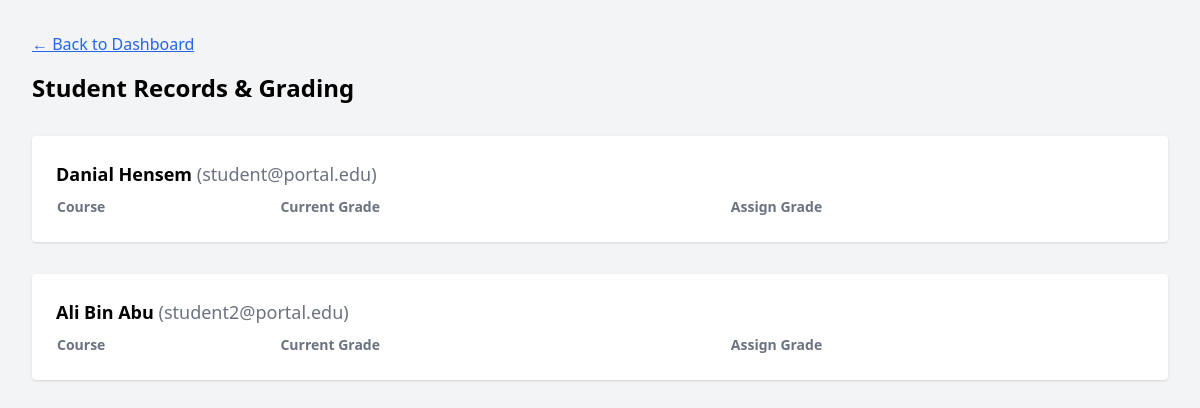
The app's page /admin_students.php (signed in) with its own data.
### tables this page shows
CREATE TABLE IF NOT EXISTS users (
    id INT AUTO_INCREMENT PRIMARY KEY,
    name VARCHAR(100) NOT NULL,
    email VARCHAR(100) UNIQUE NOT NULL,
    password VARCHAR(255) NOT NULL,
    role ENUM('registrar', 'lecturer', 'clerk', 'maintenance', 'student') DEFAULT 'student',
    mfa_secret VARCHAR(32) NULL,
    failed_attempts INT DEFAULT 0,
    locked_until DATETIME NULL,
    created_at TIMESTAMP DEFAULT CURRENT_TIMESTAMP
);

### admin_students.php (the view, shortened to what this page needs)
<?php
require 'db.php';
$students = mysqli_query($conn, "SELECT id, name, email FROM users WHERE role = 'student'");
?>
<!DOCTYPE html>
<html lang="en">
<head>
    <script src="https://cdn.tailwindcss.com"></script>
</head>
<body class="bg-gray-100 p-8">
    <a href="dashboard.php" class="text-blue-600 underline">&larr; Back to Dashboard</a>
    <h2 class="text-2xl font-bold mt-4 mb-8">Student Records & Grading</h2>
    <div class="space-y-8">
        <?php while($s = mysqli_fetch_assoc($students)): ?>
        <div class="bg-white p-6 rounded shadow">
            <h3 class="font-bold text-lg mb-2"><?php echo $s['name']; ?> <span class="text-gray-500 font-normal">(<?php echo $s['email']; ?>)</span></h3>
            <table class="w-full text-left text-sm">
                <thead><tr class="text-gray-500"><th>Course</th><th>Current Grade</th><th>Assign Grade</th></tr></thead>
            </table>
        </div>
        <?php endwhile; ?>
    </div>
</body>
</html>

### records on screen
users: name "Danial Hensem", email "student@portal.edu"
users: name "Ali Bin Abu", email "student2@portal.edu"
